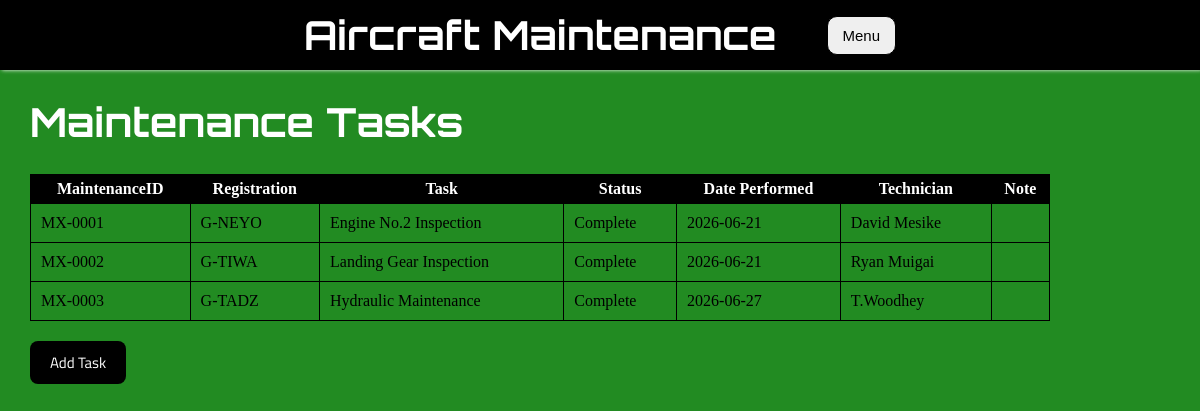
The app's page /maintenance with its own data.
### tables this page shows
CREATE TABLE Maintenance(
        MaintenanceID TEXT PRIMARY KEY,
        Registration TEXT,
        Task TEXT,
        Status TEXT,
        DatePerformed TEXT,
        Technician TEXT,
        Notes TEXT,
        FOREIGN KEY (Registration) REFERENCES Aircraft(Registration));

### python.py (the view)
@app.route("/maintenance")
def maintenance():
  with sqlite3.connect("aircrafts.db") as conn:
    conn.row_factory = sqlite3.Row
    cursor = conn.cursor()
    cursor.execute("SELECT * FROM Maintenance")
    Tasks = cursor.fetchall()
    return render_template("maintenance.htm", Tasks=Tasks)

### templates/maintenance.htm (shortened to what this page needs)
<!DOCTYPE html>
<html lang="en">
<head>
    <link rel="stylesheet" href="{{ url_for('static', filename='maintenance.css') }}">
</head>
<body>
    <div class = "navbar">
        <a href="{{ url_for('home') }}" class="home"><h1>
            Aircraft Maintenance</h1> </a>
        <div class="dropdown">
            <button>Menu</button>
        </div>
    </div>
    <h1 class="space">Maintenance Tasks</h1>
    <div class="info">
        <table>
            <tr>
                <th>MaintenanceID</th>
                <th>Registration</th>
                <th>Task</th>
                <th>Status</th>
                <th>Date Performed</th>
                <th>Technician</th>
                <th>Note</th>
            </tr>
            {%for task in Tasks%}
            <tr>
                <td>{{ task['MaintenanceID'] }}</td>
                <td>{{ task['Registration'] }}</td>
                <td>{{ task['Task'] }}</td>
                <td>{{ task['Status'] }}</td>
                <td>{{ task['DatePerformed'] }}</td>
                <td>{{ task['Technician'] }}</td>
                <td>{{ task['Note'] }}</td>
            </tr>
            {% endfor %}
        </table>
        <a href='{{ url_for("add_task" )}}' class="btn"> Add Task</a>
    </div>
</body>
</html>

### static/maintenance.css (style rules this page uses)
body { background-color: forestgreen; margin: 0; box-sizing: border-box; }
.navbar { background-color: black; height: 70px; box-shadow: 2px 0px 4px white; width: 100%; display: flex; justify-content: center; gap: 50px; align-items: center; }
.home { text-decoration: none; }
.dropdown button { position: relative; padding: 10px 15px; font-size: 15px; border: 1px solid black; border-radius: 10px; }
h1 { font-family: "orbitron", sans-serif; font-size: 40px; font-weight: 900px; color: white; }
.info { width: 85%; margin-top: 15px; margin-left: 30px; }
table { width: 100%; border: 1px solid black; border-collapse: collapse; margin-bottom: 30px; }
th { background-color: black; color: white; padding: 5px; }
th, td { border: 1px solid black; }
td { padding: 10px; }
.btn { background-color: black; color: white; padding: 10px 20px; border: none; border-radius: 8px; font-family: "Titillium Web", sans-serif; font-size: 15px; cursor: pointer; text-decoration: none; }
.btn { background-color: black; color: white; padding: 10px 20px; border: none; border-radius: 8px; font-family: "Titillium Web", sans-serif; font-size: 15px; cursor: pointer; text-decoration: none; width: 150px; }
h1.space { margin-left: 30px; }

### records on screen
Maintenance: MaintenanceID "MX-0001", Registration "G-NEYO", Task "Engine No.2 Inspection", Status "Complete", DatePerformed "2026-06-21", Technician "David Mesike"
Maintenance: MaintenanceID "MX-0002", Registration "G-TIWA", Task "Landing Gear Inspection", Status "Complete", DatePerformed "2026-06-21", Technician "Ryan Muigai"
Maintenance: MaintenanceID "MX-0003", Registration "G-TADZ", Task "Hydraulic Maintenance", Status "Complete", DatePerformed "2026-06-27", Technician "T.Woodhey"
